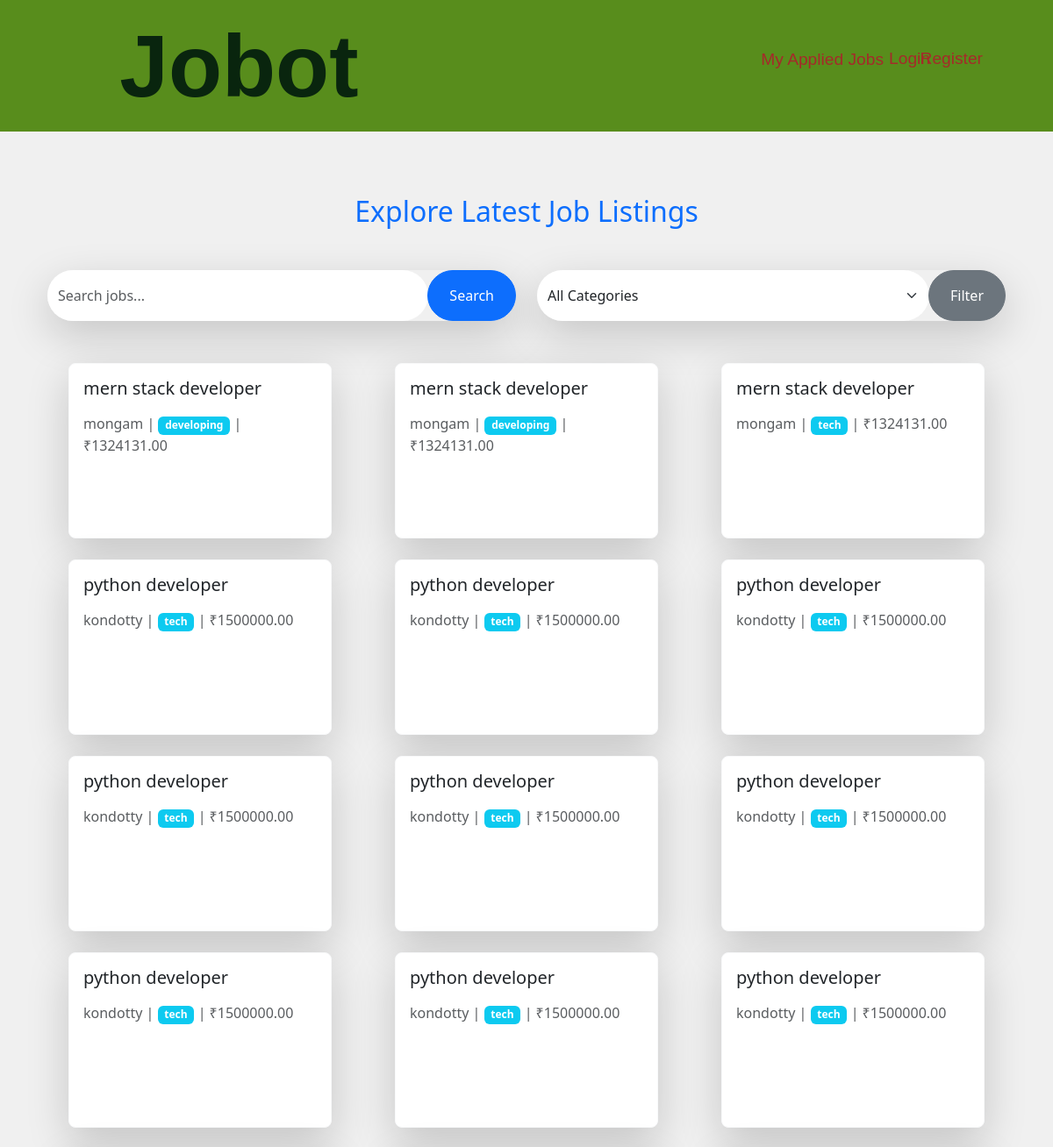
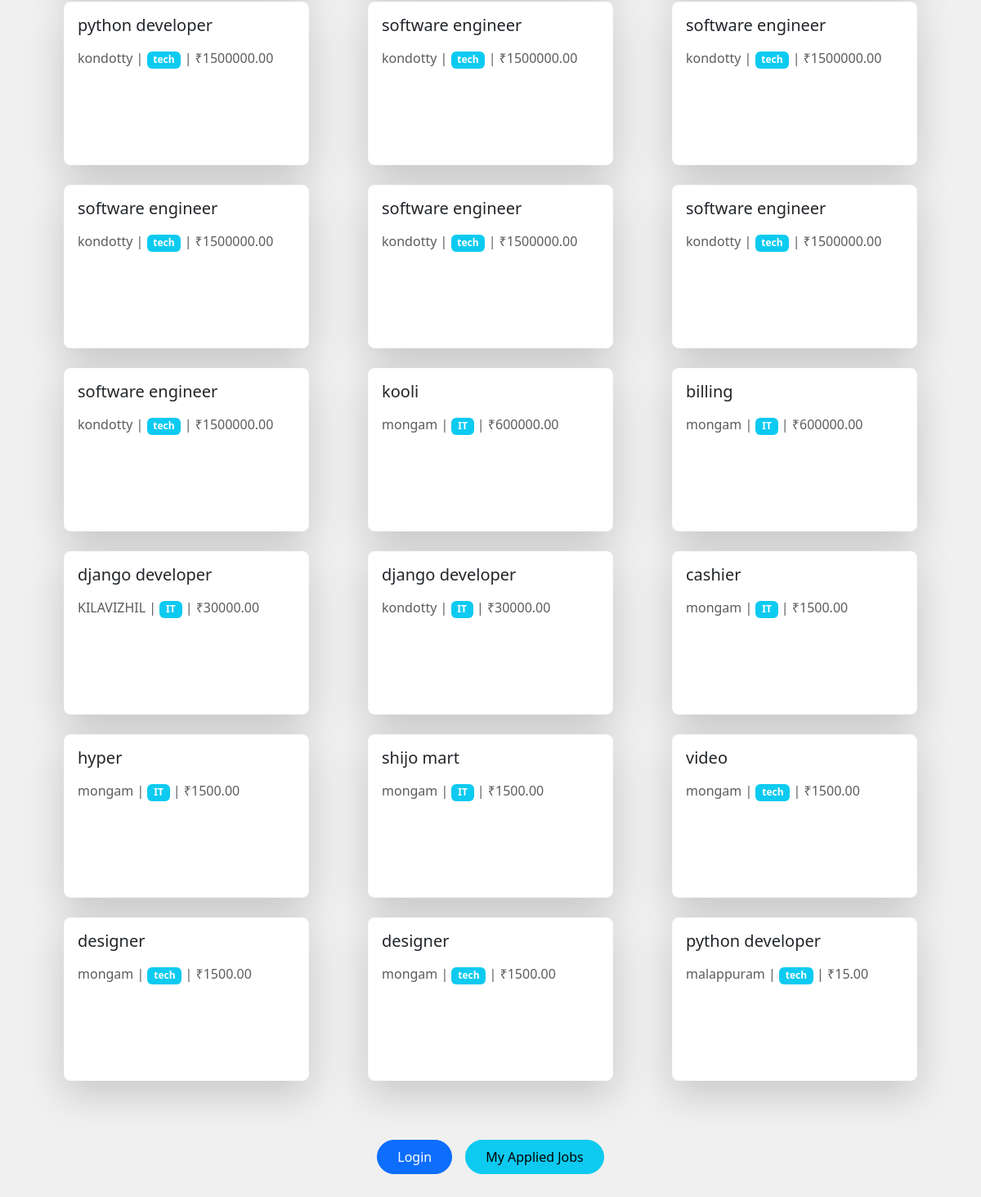
The page / on the database its author committed (2 pictures, top to bottom).
### core/models.py (models this page shows, shortened)
class Job(models.Model):
    title = models.CharField(max_length=255)
    description = models.TextField()
    location = models.CharField(max_length=100)
    salary = models.DecimalField(max_digits=10, decimal_places=2)
    category = models.CharField(max_length=100)
    created_at = models.DateTimeField(auto_now_add=True)
    posted_by = models.ForeignKey(User, on_delete=models.CASCADE)

### core/views.py (the view)
# urls.py: path('', views.home_view, name='home'),
def home_view(request):
    query = request.GET.get('q')
    jobs = Job.objects.all().order_by('-created_at')
    if query:
        jobs = jobs.filter(
            Q(title__icontains=query) |
            Q(location__icontains=query) |
            Q(category__icontains=query)
        )
    profile = None
    if request.user.is_authenticated:
        profile = Profile.objects.get(user=request.user)
    return render(request, 'core/home.html', {'jobs': jobs, 'profile': profile})

### core/templates/core/home.html (shortened to what this page needs)
{% extends 'core/base.html' %}
{% block content %}
<div class="container py-5">
    <h2 class="text-center mb-5 text-primary font-weight-bold">Explore Latest Job Listings</h2>
    <div class="row mb-5">
        <div class="col-md-6 mb-3 mb-md-0">
            <form method="GET">
                <div class="input-group shadow-lg rounded-pill">
                    <input type="text" name="q" class="form-control border-0 rounded-pill py-3" placeholder="Search jobs..." value="{{ request.GET.q }}">
                    <button type="submit" class="btn btn-primary rounded-pill py-3 px-4">
                         Search
                    </button>
                </div>
            </form>
        </div>
        <div class="col-md-6">
            <form method="GET">
                <div class="input-group shadow-lg rounded-pill">
                    <select name="category" class="form-select border-0 rounded-pill py-3">
                        <option value="">All Categories</option>
                    </select>
                    <button type="submit" class="btn btn-secondary rounded-pill py-3 px-4">
                         Filter
                    </button>
                </div>
            </form>
        </div>
    </div>
    <div class="row">
        {% for job in jobs %}
        <div class="col-md-6 col-lg-4 mb-4">
            <div class="card shadow-lg border-light rounded-3 transition-all hover-shadow-lg">
                <div class="card-body">
                    <h5 class="card-title mb-3 text-dark">
                        <a href="{% url 'job_detail' job.id %}" class="text-decoration-none text-dark font-weight-bold">
                            {{ job.title }}
                        </a>
                    </h5>
                    <p class="card-text text-muted">
                         {{ job.location }} |
                        <span class="badge bg-info" data-toggle="tooltip" title="Category">{{ job.category }}</span> |
                         ₹{{ job.salary }}
                    </p>
                </div>
            </div>
        </div>
        {% empty %}
        <div class="col-12">
            <div class="alert alert-warning text-center text-uppercase" role="alert">
                No jobs found. Please try again later.
            </div>
        </div>
        {% endfor %}
    </div>
    <div class="mt-5 d-flex flex-wrap justify-content-center gap-3">
        {% if user.is_authenticated %}
            <a href="{% url 'post_job' %}" class="btn btn-primary rounded-pill py-2 px-4">
                <i class="fas fa-plus-circle"></i> Post a Job
            </a>
            <a href="{% url 'logout' %}" class="btn btn-outline-secondary rounded-pill py-2 px-4">
                <i class="fas fa-sign-out-alt"></i> Logout
            </a>
        {% else %}
            <a href="{% url 'login' %}" class="btn btn-primary rounded-pill py-2 px-4">
                 Login
            </a>
        {% endif %}
        <a href="{% url 'my_applied_jobs' %}" class="btn btn-info rounded-pill py-2 px-4">
             My Applied Jobs
        </a>
    </div>
</div>
{% endblock %}

### core/templates/core/base.html (shortened to what this page needs)
{% load static %}
<!DOCTYPE html>
<html>
<head>
    <link href="https://cdn.jsdelivr.net/npm/bootstrap@5.3.0/dist/css/bootstrap.min.css" rel="stylesheet">
    <link rel="stylesheet" href="{% static 'css/style.css' %}">
</head>
<body>
<nav class="navbar navbar-expand-lg px-5 navmy">
    <a class="navbar-brand cheruth" href="{% url 'home' %}">Jobot</a>
    <div class="collapse navbar-collapse">
        <ul class="navbar-nav ms-auto">
            <div class="mt-3">
                <a href="{% url 'my_applied_jobs' %}" class="btn applied">My Applied Jobs</a>
            </div>
            {% if user.is_authenticated %}
                <li class="nav-item"><a class="nav-link logout" href="{% url 'logout' %}">Logout</a></li>
            {% else %}
                <li class="nav-item"><a class="nav-link  login" href="{% url 'login' %}">Login</a></li>
                <li class="nav-item"><a class="nav-link register" href="{% url 'register' %}">Register</a></li>
            {% endif %}
        </ul>
    </div>
</nav>
<div class="container mt-4">
{% block content %}{% endblock %}
</div>
</body>
</html>

### core/static/css/style.css (style rules this page uses)
.navmy { height: 150px; background-color: rgb(88, 141, 28); }
.cheruth { color: rgb(9, 37, 14); font-family:'Gill Sans', 'Gill Sans MT', Calibri, 'Trebuchet MS', sans-serif; font-size:100px; opacity: 0; animation: fadeIn 4s ease-in forwards; padding-left: 8%; font-weight: 600; }
.applied { background-color: none; right:15%; position: absolute; font-size: larger; bottom: 40%; font-family:'Gill Sans', 'Gill Sans MT', Calibri, 'Trebuchet MS', sans-serif; animation: fadeIn 4s ease-in forwards; color: brown; transition: transform 0.3s ease; }
.login { background-color: none; right:11%; position: absolute; font-size: larger; bottom: 40%; font-family:'Gill Sans', 'Gill Sans MT', Calibri, 'Trebuchet MS', sans-serif; animation: fadeIn 4s ease-in forwards; color: brown; transition: transform 0.3s ease; }
.register { background-color: none; right:6%; position: absolute; font-size: larger; bottom: 40%; font-family:'Gill Sans', 'Gill Sans MT', Calibri, 'Trebuchet MS', sans-serif; animation: fadeIn 4s ease-in forwards; color: brown; transition: transform 0.3s ease; }
body { height: 200vh; margin: 0; padding: 0; background: #f0f0f0; }
.card { width: 300px; height: 200px; background: white; margin: 0 auto; border-radius: 10px; box-shadow: 0 10px 20px rgba(0,0,0,0.2); transform: translateX(-100%); animation: slide-in 1s forwards; animation-timeline: view(); animation-range: entry 0% cover 50%; }

### rows shown on the page
Job: title "mern stack developer", location "mongam", category "developing", salary "1324131.00"
Job: title "mern stack developer", location "mongam", category "developing", salary "1324131.00"
Job: title "mern stack developer", location "mongam", category "tech", salary "1324131.00"
Job: title "python developer", location "kondotty", category "tech", salary "1500000.00"
Job: title "python developer", location "kondotty", category "tech", salary "1500000.00"
Job: title "python developer", location "kondotty", category "tech", salary "1500000.00"
Job: title "python developer", location "kondotty", category "tech", salary "1500000.00"
Job: title "python developer", location "kondotty", category "tech", salary "1500000.00"
Job: title "python developer", location "kondotty", category "tech", salary "1500000.00"
Job: title "python developer", location "kondotty", category "tech", salary "1500000.00"
Job: title "python developer", location "kondotty", category "tech", salary "1500000.00"
Job: title "python developer", location "kondotty", category "tech", salary "1500000.00"
Job: title "python developer", location "kondotty", category "tech", salary "1500000.00"
Job: title "software engineer", location "kondotty", category "tech", salary "1500000.00"
Job: title "software engineer", location "kondotty", category "tech", salary "1500000.00"
Job: title "software engineer", location "kondotty", category "tech", salary "1500000.00"
Job: title "software engineer", location "kondotty", category "tech", salary "1500000.00"
Job: title "software engineer", location "kondotty", category "tech", salary "1500000.00"
Job: title "software engineer", location "kondotty", category "tech", salary "1500000.00"
Job: title "kooli", location "mongam", category "IT", salary "600000.00"
Job: title "billing", location "mongam", category "IT", salary "600000.00"
Job: title "django developer", location "KILAVIZHIL", category "IT", salary "30000.00"
Job: title "django developer", location "kondotty", category "IT", salary "30000.00"
Job: title "cashier", location "mongam", category "IT", salary "1500.00"
Job: title "hyper", location "mongam", category "IT", salary "1500.00"
Job: title "shijo mart", location "mongam", category "IT", salary "1500.00"
Job: title "video", location "mongam", category "tech", salary "1500.00"
Job: title "designer", location "mongam", category "tech", salary "1500.00"
Job: title "designer", location "mongam", category "tech", salary "1500.00"
Job: title "python developer", location "malappuram", category "tech", salary "15.00"
